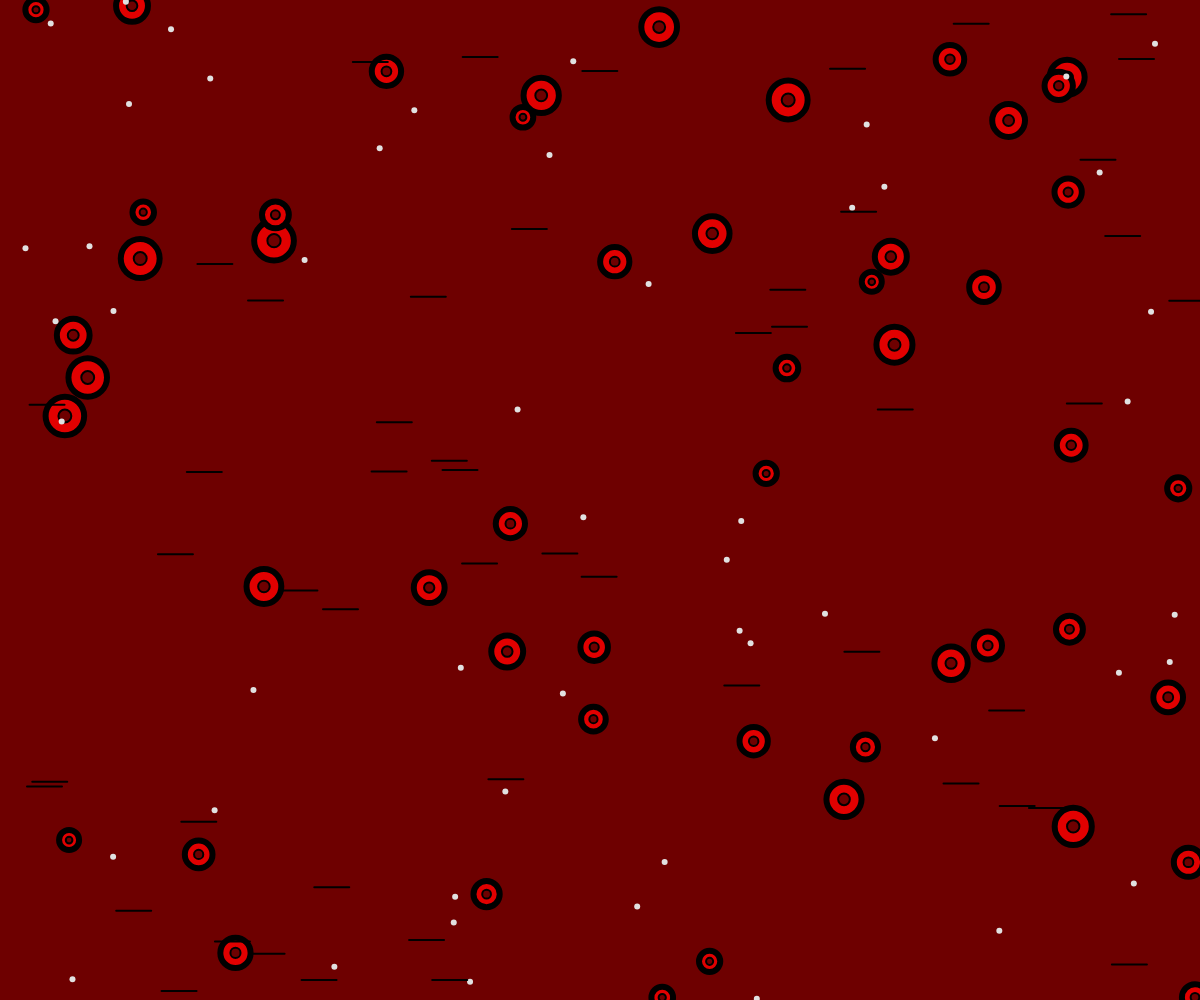
Frame 1 (no input)
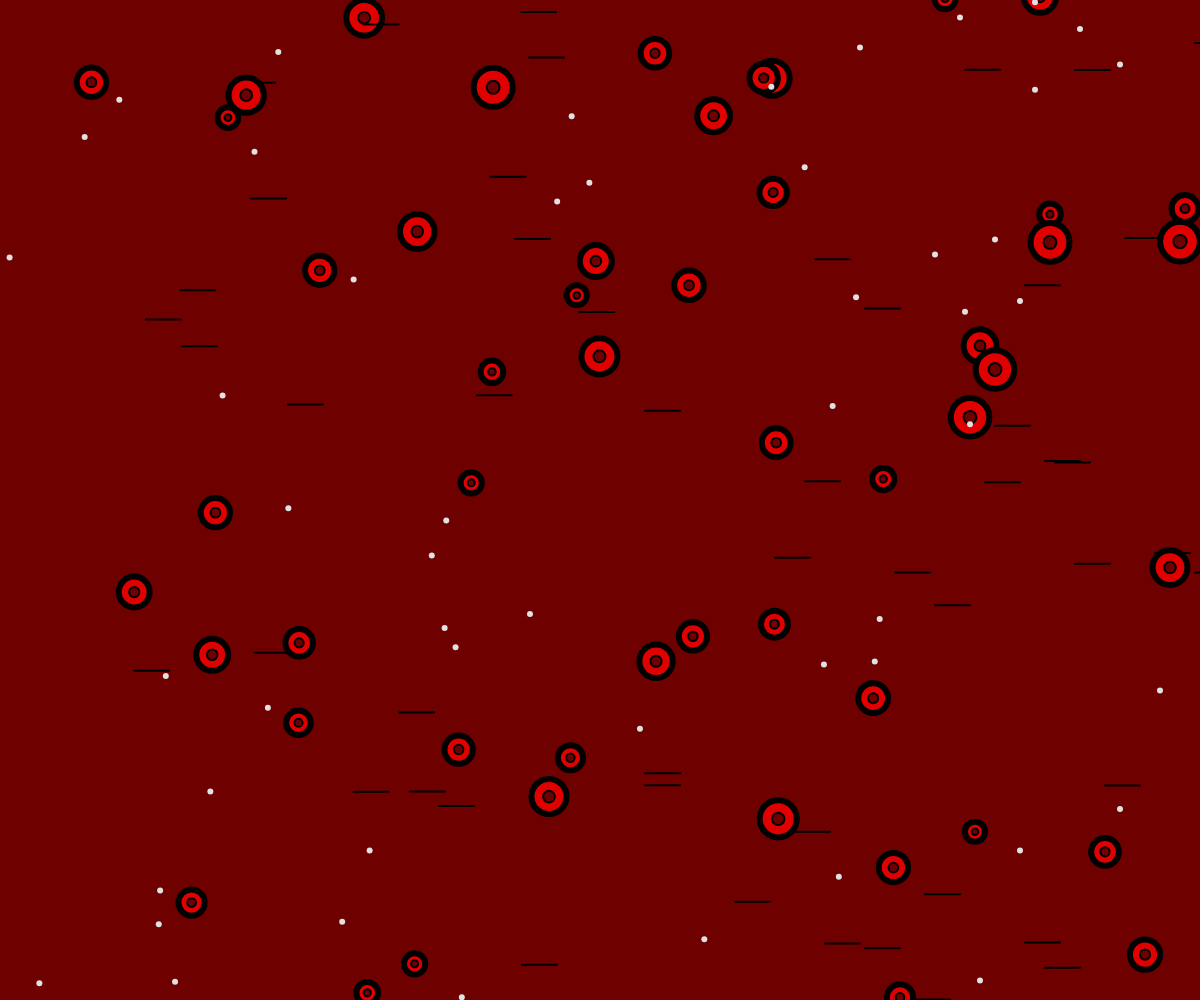
Frame 60 (no input)
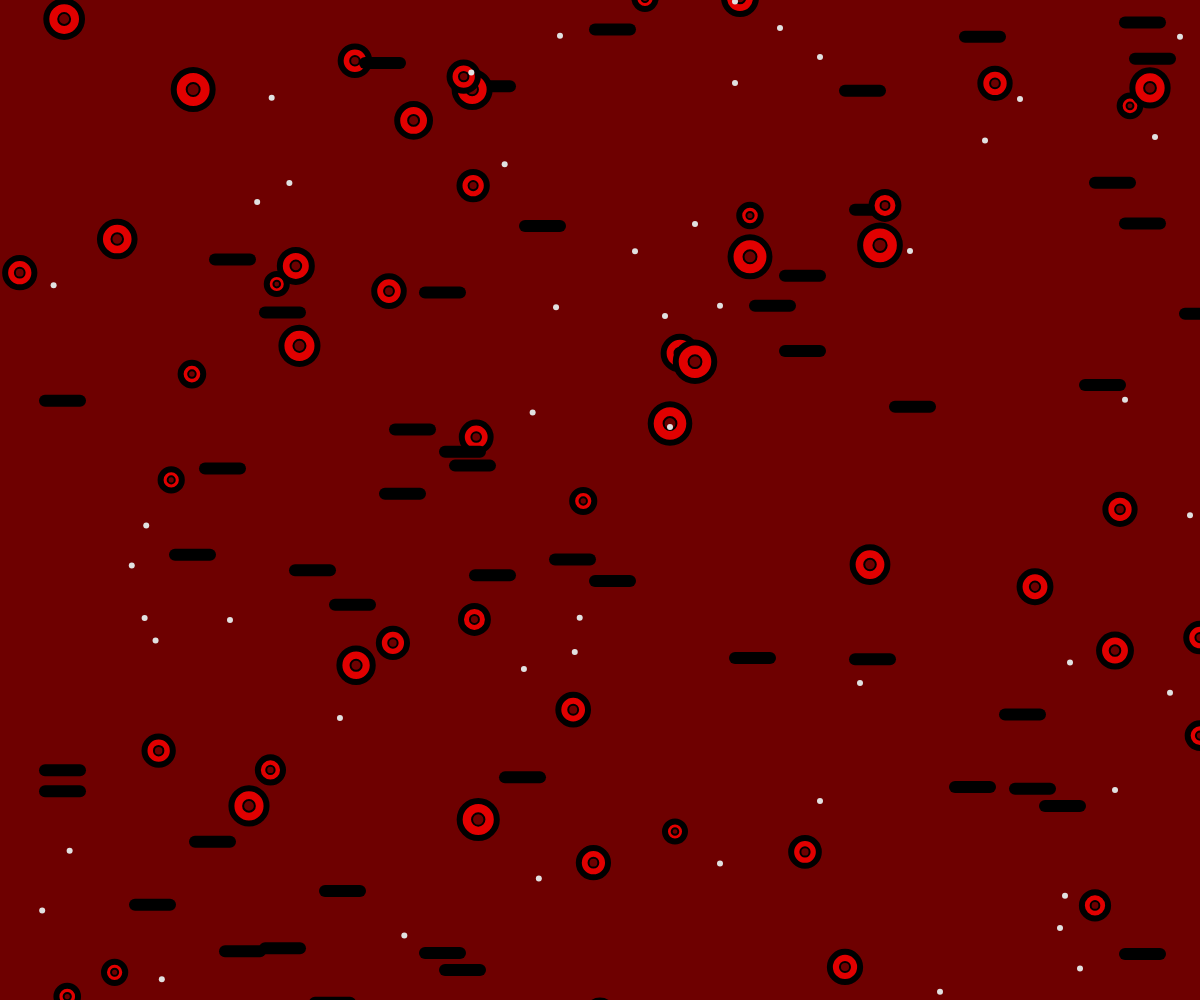
Frame 120 (the mouse pressed at the canvas centre since frame 60)

The p5.js sketch that drew these frames (run headless with seeded random() and noise() and a simulated clock; from frame 60 on, the mouse is pressed at the canvas centre):

// p5.js sketch
// ── sketch.js
// Project Title
// Your Name
// Date
//
// Extra for Experts:
// - describe what you did to take this project "above and beyond"
let objects = []

function setup() {
  createCanvas(windowWidth, windowHeight);
  for(let i =0;i<=50;i++){
    objects.push(new AnimatedObject(random(width),random(height)))
    objects.push(new CircleOj(random(width),random(height)))
    objects.push(new LineObj(random(width),random(height)))
  }
}

function draw() {
  background(110,0,0);
  for(let l of objects){
  l.move();
  l.display();
}
}









// ── animatedobjects.js
class AnimatedObject{
    constructor(x,y){
      this.x = x;this.y=y;this.size=6;
      this.c = color(225)
    }
  
    move(){
      this.x-=5;
      this.y += random(-2,2);
      if(this.x<0)this.x=width;
    }
  
    display(){
      stroke(this.c)
      strokeWeight(this.size);
      point(this.x,this.y);
    }
  }
// ── circleobj.js
class CircleOj extends AnimatedObject{
    constructor(x,y){
      super(x,y);
      this.size = random(20,40);
    }
  
    display(){
      stroke(0,0,0)
      
      fill(225,0,0);
      circle(this.x,this.y,this.size);
      fill(110,0,0)
      strokeWeight(2)
      circle(this.x,this.y,this.size/3)
    }
  }
// ── lineobj.js
class LineObj extends AnimatedObject{
    constructor(){
    super(random(width),random(height));
  
    }
  
    move(){
      super.move();
      this.x-=5;
      
  
    }
  
    display(){
      if(mouseIsPressed){
        strokeWeight(12)
      }
      else strokeWeight(2);
      line(this.x,this.y,this.x + 35,this.y);
    }
  }
